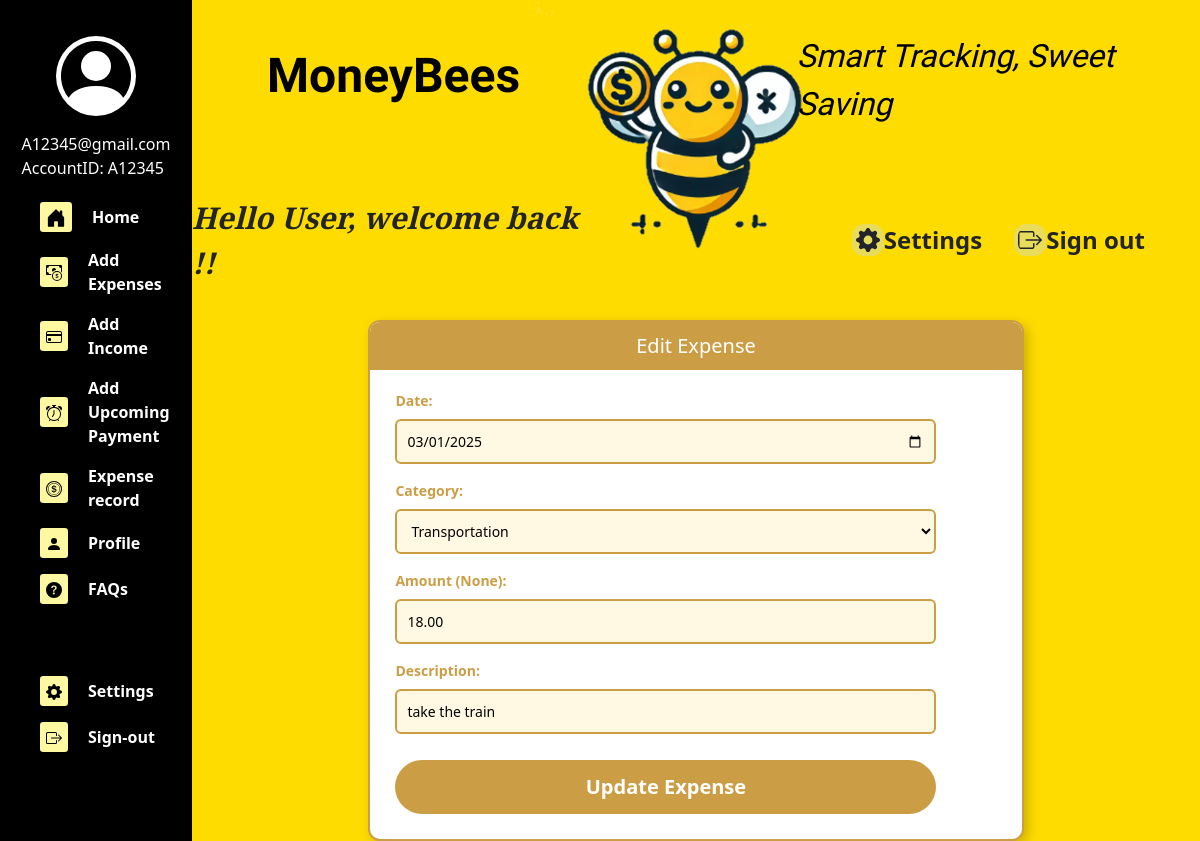
/finance/edit-expense/3/, run on the app's committed database.
### finance/models.py (models this page shows, shortened)
class Expense(models.Model):
    id = models.AutoField(primary_key=True)
    user = models.ForeignKey(User, on_delete=models.CASCADE)
    category = models.ForeignKey(ExpenseCategory, on_delete=models.CASCADE)
    amount = models.DecimalField(max_digits=10, decimal_places=2, default=0.00)
    date = models.DateField()
    description = models.CharField(max_length=255, null=True, blank=True)
    class Meta:
        verbose_name_plural = "expense"

### finance/views.py (the view)
# urls.py: path('edit-expense/<int:expense_id>/', edit_expense, name='edit_expense'),
def edit_expense(request, expense_id):
    expense = get_object_or_404(Expense, id=expense_id)
    if request.method == 'POST':
        expense_form = ExpenseForm(request.POST, instance=expense)
        if expense_form.is_valid():
            updated_expense = expense_form.save(commit=False)
            updated_expense.user = expense.user
            updated_expense.save()
            return redirect('finance:expense_record')
    else:
        expense_form = ExpenseForm(
            instance=expense,
            initial={'user': expense.user}
        )
    return render(request, 'finance/add_expense_income.html', {
        "show_topbar": True,
        "form": expense_form,
        "type": "expense",
        "is_edit": True,  # Flag to indicate we're editing, not adding
        "expense_id": expense_id  # Pass the expense ID to the template
    })

### finance/forms.py
class ExpenseForm(forms.ModelForm):
    class Meta:
        model = Expense
        fields = ['date', 'category', 'amount', 'description']
        widgets = {
            'date': forms.DateInput(attrs={'type': 'date'}),
            'amount': forms.NumberInput(attrs={'step': '0.01'}),
        }
    def __init__(self, *args, **kwargs):
        user = kwargs.pop('initial', {}).get('user', None)
        super().__init__(*args, **kwargs)
        self.fields['category'].queryset = ExpenseCategory.objects.all()
        if user:
            self.fields['amount'].label = f"Amount ({user.currency})"

### finance/models.py (called while the page is built)
    def __str__(self):
        return self.name

### templates/finance/add_expense_income.html (shortened to what this page needs)
{% extends "finance/sidebar.html" %}
{% block style %}
{% load static %}
<link rel="stylesheet" href="{% static 'css/income_expense_input.css' %}">
{{ block.super }}
{% endblock %}
{% block main %}
<div class="form_container">
  <div class="add_income_expense">
    {% if type == "income" %}
    <h2>Add Income</h2>
    <form method="post" action="{% url 'finance:add_income' %}">
      {% csrf_token %}
      {{ form.as_p }}
      <button type="submit" class="btn btn-primary">Add Income</button>
    </form>
    {% else %}
    {% if is_edit %}
    <h2>Edit Expense</h2>
    <form method="post" action="{% url 'finance:edit_expense' expense_id %}">
      {% else %}
      <h2>Add Expense</h2>
      <form method="post" action="{% url 'finance:add_expense' %}">
        {% endif %}
        {{ form.as_p }}
        {% if is_edit %}
        <button type="submit" class="btn btn-primary">Update Expense</button>
        {% else %}
        <button type="submit" class="btn btn-primary">Add Expense</button>
        {% endif %}
      </form>
      {% endif %}
  </div>
</div>
{% endblock %}

### static/css/style.css (style rules this page uses)
form { width: 90%; }
label { margin: 10px 0 5px; font-size: 14px; }
.btn-primary { background-color: #FFDC00; color: black; font-size: 20px; font-weight: bold; padding: 12px; border: none; border-radius: 30px; cursor: pointer; margin-top: 10px; width: 100%; }

### static/css/income_expense_input.css (style rules this page uses)
.form_container { width: 100%; display: flex; justify-content: center; }
.add_income_expense { background-color: #FFF; border-radius: 12px; padding: 25px; width: 65%; box-shadow: 4px 4px 12px rgba(0, 0, 0, 0.2); border: 2px solid #CB9E46; text-align: center; }
.add_income_expense h2 { background-color: #CB9E46; color: white; padding: 12px; margin: -25px -25px 20px -25px; border-radius: 10px 10px 0 0; font-size: 20px; }
label { font-weight: bold; display: block; text-align: left; margin: 10px 0 5px; color: #CB9E46; }
input, select { width: 100%; padding: 10px; margin-top: 3px; border: 2px solid #CB9E46; border-radius: 6px; background-color: #FFF9E3; font-size: 14px; }
button { width: 100%; padding: 10px; margin-top: 15px; border: none; border-radius: 6px; font-size: 16px; font-weight: bold; cursor: pointer; transition: 0.3s ease; }
.btn-primary { background-color: #CB9E46; color: white; }

### data on the page
Expense: date "03/01/2025", category "Transportation", amount "18.00", description "take the train"
